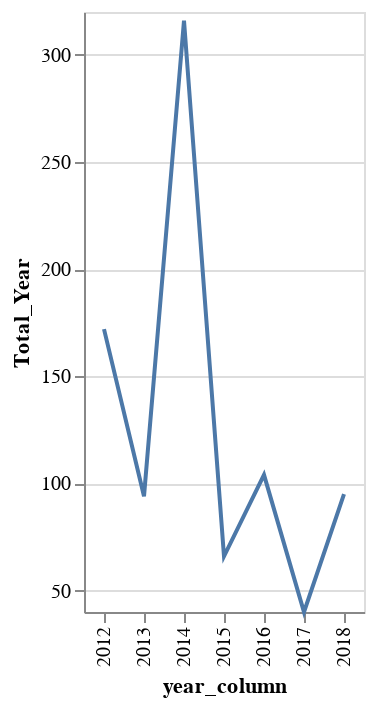

Here is the notebook cell this chart was saved with:
### Code cell
skip = 50

line = alt.Chart(df_sample.iloc[::skip, :]).mark_line(tooltip=True).encode(
    x=alt.X('year_column:O'),
    y=alt.Y('Total_Year:Q', scale=alt.Scale(zero=False))
)

# Create a selection that chooses the nearest point & selects based on x-value
nearest = alt.selection(type='single', nearest=True, on='mouseover',
                        fields=['year_column'], empty='none')

# Transparent selectors across the chart. This is what tells us
# the x-value of the cursor
selectors = alt.Chart(df_sample.iloc[::skip, :]).mark_point().encode(
    x='year_column:O',
    opacity=alt.value(0),
).add_selection(
    nearest
)

# Draw points on the line, and highlight based on selection
points = line.mark_point(color='red').encode(
    opacity=alt.condition(nearest, alt.value(1), alt.value(0))
)

# Draw a rule at the location of the selection
rules = alt.Chart(df_sample.iloc[::skip, :]).mark_rule(color='gray').encode(
    x='year_column:O',
).transform_filter(
    nearest
)

line.mark_line() + selectors + points + rules

### Figure 1 — Vega-Lite specification as saved in the notebook (floating-point values rounded to 4 significant figures)
{"config": {"view": {"continuousWidth": 300, "continuousHeight": 300}}, "layer": [{"data": {"name": "data-4158b42a7eab5f9bcac9c4acba0979c9"}, "mark": {"type": "line"}, "encoding": {"x": {"field": "year_column", "type": "ordinal"}, "y": {"field": "Total_Year", "scale": {"zero": false}, "type": "quantitative"}}}, {"data": {"name": "data-4158b42a7eab5f9bcac9c4acba0979c9"}, "mark": {"type": "point"}, "encoding": {"opacity": {"value": 0}, "x": {"field": "year_column", "type": "ordinal"}}, "name": "view_135"}, {"data": {"name": "data-4158b42a7eab5f9bcac9c4acba0979c9"}, "mark": {"type": "point", "color": "red"}, "encoding": {"opacity": {"condition": {"param": "param_56", "value": 1, "empty": false}, "value": 0}, "x": {"field": "year_column", "type": "ordinal"}, "y": {"field": "Total_Year", "scale": {"zero": false}, "type": "quantitative"}}}, {"data": {"name": "data-4158b42a7eab5f9bcac9c4acba0979c9"}, "mark": {"type": "rule", "color": "gray"}, "encoding": {"x": {"field": "year_column", "type": "ordinal"}}, "transform": [{"filter": {"param": "param_56", "empty": false}}]}], "params": [{"name": "param_56", "select": {"type": "point", "fields": ["year_column"], "nearest": true, "on": "mouseover"}, "views": ["view_135"]}], "$schema": "https://vega.github.io/schema/vega-lite/v5.15.1.json", "datasets": {"data-4158b42a7eab5f9bcac9c4acba0979c9": [{"incident_id": 171538453, "incident_datetime": "06/07/2013 04:57:57 PM", "parent_incident_type": "Breaking & Entering", "incident_description": "BURGLARY (10-91)", "address_1": "800 Block 5450 S", "city": "SOUTH OGDEN", "latitude": 41.16, "longitude": -112.0, "hour_of_day": 16, "day_of_week": "Friday", "created_at": "06/08/2013 09:23:37 AM", "updated_at": "06/21/2013 09:23:33 AM", "Crime_Category": "Breaking & Entering", "Total": 20, "datetime_column": "2013-06-08T09:23:37", "formatted_column": "06/08/2013 09:23:37 AM", "final_date_column": "2013-06-08T09:23:37", "year_column": 2013, "Total_Year": 94}, {"incident_id": 543893270, "incident_datetime": "3/9/2004 15:03", "parent_incident_type": "Disorder", "incident_description": "LITTERING", "address_1": "FIVE SISTER * FOREMASTER", "city": "ST GEORGE", "latitude": 37.1, "longitude": -113.6, "hour_of_day": 15, "day_of_week": "Tuesday", "created_at": "9/4/2014 20:20", "updated_at": "9/4/2014 23:25", "Crime_Category": "Disorder", "Total": 62, "datetime_column": "2014-09-04T20:20:00", "formatted_column": "09/04/2014 08:20:00 PM", "final_date_column": "2014-09-04T20:20:00", "year_column": 2014, "Total_Year": 316}, {"incident_id": 843039191, "incident_datetime": "04/16/2018 08:04:50 PM", "parent_incident_type": "Community Policing", "incident_description": "Description: Animal Problem", "address_1": "3000 Block MAIN ST", "city": "SPANISH FORK", "latitude": 40.15, "longitude": -111.7, "hour_of_day": 20, "day_of_week": "Monday", "created_at": "04/19/2018 06:04:24 AM", "updated_at": "04/27/2018 04:55:45 PM", "Crime_Category": "Community Policing", "Total": 139, "datetime_column": "2018-04-19T06:04:24", "formatted_column": "04/19/2018 06:04:24 AM", "final_date_column": "2018-04-19T06:04:24", "year_column": 2018, "Total_Year": 95}, {"incident_id": 101384022, "incident_datetime": "09/14/2011 11:09:09 AM", "parent_incident_type": "Theft", "incident_description": "\"Theft,Retail\"", "address_1": "1 Block N 800 E", "city": "HYRUM", "latitude": 41.63, "longitude": -111.8, "hour_of_day": 11, "day_of_week": "Wednesday", "created_at": "03/01/2012 08:50:45 PM", "updated_at": "03/01/2012 09:26:49 PM", "Crime_Category": "Theft", "Total": 93, "datetime_column": "2012-03-01T20:50:45", "formatted_column": "03/01/2012 08:50:45 PM", "final_date_column": "2012-03-01T20:50:45", "year_column": 2012, "Total_Year": 172}, {"incident_id": 853491531, "incident_datetime": "05/07/2018 01:05:32 PM", "parent_incident_type": "Community Policing", "incident_description": "Description: Warrant Served For Other Agenc", "address_1": "100 Block N 100 WEST", "city": "PROVO", "latitude": 40.24, "longitude": -111.7, "hour_of_day": 13, "day_of_week": "Monday", "created_at": "05/10/2018 06:43:20 AM", "updated_at": "05/20/2018 08:25:04 PM", "Crime_Category": "Community Policing", "Total": 139, "datetime_column": "2018-05-10T06:43:20", "formatted_column": "05/10/2018 06:43:20 AM", "final_date_column": "2018-05-10T06:43:20", "year_column": 2018, "Total_Year": 95}, {"incident_id": 110166418, "incident_datetime": "4/28/2012 17:04", "parent_incident_type": "Family Offense", "incident_description": "FAMILY FIGHT", "address_1": "1900 Block W 1740 N", "city": "ST GEORGE", "latitude": 37.14, "longitude": -113.6, "hour_of_day": 17, "day_of_week": "Saturday", "created_at": "5/5/2012 23:06", "updated_at": "9/5/2014 2:58", "Crime_Category": "Family Offense", "Total": 49, "datetime_column": "2012-05-05T23:06:00", "formatted_column": "05/05/2012 11:06:00 PM", "final_date_column": "2012-05-05T23:06:00", "year_column": 2012, "Total_Year": 172}, {"incident_id": 764067678, "incident_datetime": "07/04/2016 11:15:01 PM", "parent_incident_type": "Fire", "incident_description": "STRUCTURE FIRE - RESIDENTIAL", "address_1": "300 Block W 1800 NORTH", "city": "CENTERVILLE", "latitude": 40.94, "longitude": -111.9, "hour_of_day": 23, "day_of_week": "Monday", "created_at": "07/05/2016 06:13:54 AM", "updated_at": "09/02/2016 08:21:46 AM", "Crime_Category": "Misc", "Total": 80, "datetime_column": "2016-07-05T06:13:54", "formatted_column": "07/05/2016 06:13:54 AM", "final_date_column": "2016-07-05T06:13:54", "year_column": 2016, "Total_Year": 104}, {"incident_id": 162298748, "incident_datetime": "05/24/2013 02:05:51 PM", "parent_incident_type": "Community Policing", "incident_description": "Description: Citizen Assist", "address_1": "2000 Block PARTRIDGE LN", "city": "EAGLE MOUNTAIN", "latitude": 40.3, "longitude": -112.0, "hour_of_day": 14, "day_of_week": "Friday", "created_at": "05/27/2013 08:02:12 AM", "updated_at": "06/05/2013 08:03:11 AM", "Crime_Category": "Community Policing", "Total": 139, "datetime_column": "2013-05-27T08:02:12", "formatted_column": "05/27/2013 08:02:12 AM", "final_date_column": "2013-05-27T08:02:12", "year_column": 2013, "Total_Year": 94}, {"incident_id": 810251709, "incident_datetime": "6/19/2017 18:06", "parent_incident_type": "Theft", "incident_description": "THEFT-MISDEMEAN", "address_1": "BY 21", "city": "ST GEORGE", "latitude": 37.28, "longitude": -113.0, "hour_of_day": 18, "day_of_week": "Monday", "created_at": "6/20/2017 12:01", "updated_at": "7/3/2017 20:02", "Crime_Category": "Theft", "Total": 93, "datetime_column": "2017-06-20T12:01:00", "formatted_column": "06/20/2017 12:01:00 PM", "final_date_column": "2017-06-20T12:01:00", "year_column": 2017, "Total_Year": 40}, {"incident_id": 860872677, "incident_datetime": "06/21/2018 03:20:58 PM", "parent_incident_type": "Vehicle Stop", "incident_description": "Traffic Stop", "address_1": "500 Block N FAIRFIELD RD", "city": "KAYSVILLE", "latitude": 41.07, "longitude": -112.0, "hour_of_day": 15, "day_of_week": "Thursday", "created_at": "06/22/2018 06:48:55 AM", "updated_at": "07/05/2018 08:35:32 AM", "Crime_Category": "Vehicle Stop", "Total": 89, "datetime_column": "2018-06-22T06:48:55", "formatted_column": "06/22/2018 06:48:55 AM", "final_date_column": "2018-06-22T06:48:55", "year_column": 2018, "Total_Year": 95}, {"incident_id": 113040587, "incident_datetime": "3/14/2011 8:03", "parent_incident_type": "Pedestrian Stop", "incident_description": "SUSP OTHER", "address_1": "1 Block W ST GEORGE BLVD", "city": "ST GEORGE", "latitude": 37.11, "longitude": -113.6, "hour_of_day": 8, "day_of_week": "Monday", "created_at": "5/23/2012 23:23", "updated_at": "9/5/2014 3:42", "Crime_Category": "Pedestrian Stop", "Total": 33, "datetime_column": "2012-05-23T23:23:00", "formatted_column": "05/23/2012 11:23:00 PM", "final_date_column": "2012-05-23T23:23:00", "year_column": 2012, "Total_Year": 172}, {"incident_id": 811972796, "incident_datetime": "07/08/2017 05:27:36 PM", "parent_incident_type": "Community Policing", "incident_description": "OUTSIDE ASSIST", "address_1": "400 Block N 200 WEST", "city": "BOUNTIFUL", "latitude": 40.89, "longitude": -111.9, "hour_of_day": 17, "day_of_week": "Saturday", "created_at": "07/09/2017 08:21:18 AM", "updated_at": "08/10/2017 08:22:28 AM", "Crime_Category": "Community Policing", "Total": 139, "datetime_column": "2017-07-09T08:21:18", "formatted_column": "07/09/2017 08:21:18 AM", "final_date_column": "2017-07-09T08:21:18", "year_column": 2017, "Total_Year": 40}, {"incident_id": 752092213, "incident_datetime": "03/08/2016 11:38:03 AM", "parent_incident_type": "Community Policing", "incident_description": "CITIZEN REQUESTING INFORMATION", "address_1": "800 Block S MAIN ST", "city": "BOUNTIFUL", "latitude": 40.88, "longitude": -111.9, "hour_of_day": 11, "day_of_week": "Tuesday", "created_at": "03/09/2016 06:55:45 AM", "updated_at": "05/07/2016 08:23:27 AM", "Crime_Category": "Community Policing", "Total": 139, "datetime_column": "2016-03-09T06:55:45", "formatted_column": "03/09/2016 06:55:45 AM", "final_date_column": "2016-03-09T06:55:45", "year_column": 2016, "Total_Year": 104}, {"incident_id": 544063218, "incident_datetime": "8/18/2004 10:08", "parent_incident_type": "Family Offense", "incident_description": "FAMILY FIGHT", "address_1": "NIP 5000", "city": "ST GEORGE", "latitude": 37.1, "longitude": -113.6, "hour_of_day": 10, "day_of_week": "Wednesday", "created_at": "9/4/2014 20:51", "updated_at": "9/5/2014 1:25", "Crime_Category": "Family Offense", "Total": 49, "datetime_column": "2014-09-04T20:51:00", "formatted_column": "09/04/2014 08:51:00 PM", "final_date_column": "2014-09-04T20:51:00", "year_column": 2014, "Total_Year": 316}, {"incident_id": 125540548, "incident_datetime": "09/05/2012 11:40:55 PM", "parent_incident_type": "Other", "incident_description": "DISTURBANCE-FAMILY (10-75)", "address_1": "4900 Block S 2125 W", "city": "ROY", "latitude": 41.17, "longitude": -112.0, "hour_of_day": 23, "day_of_week": "Wednesday", "created_at": "09/06/2012 08:51:43 AM", "updated_at": "09/16/2012 08:51:32 AM", "Crime_Category": "Other", "Total": 95, "datetime_column": "2012-09-06T08:51:43", "formatted_column": "09/06/2012 08:51:43 AM", "final_date_column": "2012-09-06T08:51:43", "year_column": 2012, "Total_Year": 172}, {"incident_id": 707538457, "incident_datetime": "03/06/2015 10:08:00 AM", "parent_incident_type": "Drugs", "incident_description": "CONTROLLED SUBSTANCE / Other Controlled Substances", "address_1": "200 Block W 400 NORTH", "city": "PRICE", "latitude": 39.6, "longitude": -110.8, "hour_of_day": 10, "day_of_week": "Friday", "created_at": "03/07/2015 08:10:51 AM", "updated_at": "09/01/2015 07:11:54 AM", "Crime_Category": "Drugs", "Total": 34, "datetime_column": "2015-03-07T08:10:51", "formatted_column": "03/07/2015 08:10:51 AM", "final_date_column": "2015-03-07T08:10:51", "year_column": 2015, "Total_Year": 66}, {"incident_id": 868280502, "incident_datetime": "08/24/2018 06:57:51 PM", "parent_incident_type": "Other", "incident_description": "Agency Assistance", "address_1": "100 Block E 950 S", "city": "KAYSVILLE", "latitude": 41.02, "longitude": -111.9, "hour_of_day": 18, "day_of_week": "Friday", "created_at": "08/25/2018 06:01:33 AM", "updated_at": "09/07/2018 09:03:21 PM", "Crime_Category": "Other", "Total": 95, "datetime_column": "2018-08-25T06:01:33", "formatted_column": "08/25/2018 06:01:33 AM", "final_date_column": "2018-08-25T06:01:33", "year_column": 2018, "Total_Year": 95}, {"incident_id": 544104893, "incident_datetime": "11/21/2005 1:11", "parent_incident_type": "Traffic", "incident_description": "DUI", "address_1": "I-15 SOUTHBOUND MILE 6", "city": "ST GEORGE", "latitude": 37.1, "longitude": -113.6, "hour_of_day": 1, "day_of_week": "Monday", "created_at": "9/4/2014 20:59", "updated_at": "9/5/2014 1:51", "Crime_Category": "Traffic", "Total": 173, "datetime_column": "2014-09-04T20:59:00", "formatted_column": "09/04/2014 08:59:00 PM", "final_date_column": "2014-09-04T20:59:00", "year_column": 2014, "Total_Year": 316}, {"incident_id": 544150133, "incident_datetime": "10/29/2005 16:10", "parent_incident_type": "Family Offense", "incident_description": "FAMILY FIGHT", "address_1": "IP *ACROSS ST FROM 2091 W 1200 N", "city": "ST GEORGE", "latitude": 37.13, "longitude": -113.6, "hour_of_day": 16, "day_of_week": "Saturday", "created_at": "9/4/2014 21:07", "updated_at": "9/5/2014 2:31", "Crime_Category": "Family Offense", "Total": 49, "datetime_column": "2014-09-04T21:07:00", "formatted_column": "09/04/2014 09:07:00 PM", "final_date_column": "2014-09-04T21:07:00", "year_column": 2014, "Total_Year": 316}, {"incident_id": 544210999, "incident_datetime": "2/25/2006 5:02", "parent_incident_type": "Liquor", "incident_description": "ALCOHOL OFFENSE", "address_1": "PINONEER PARK", "city": "ST GEORGE", "latitude": 37.12, "longitude": -113.6, "hour_of_day": 5, "day_of_week": "Saturday", "created_at": "9/4/2014 21:18", "updated_at": "9/5/2014 3:13", "Crime_Category": "Liquor", "Total": 29, "datetime_column": "2014-09-04T21:18:00", "formatted_column": "09/04/2014 09:18:00 PM", "final_date_column": "2014-09-04T21:18:00", "year_column": 2014, "Total_Year": 316}]}}
